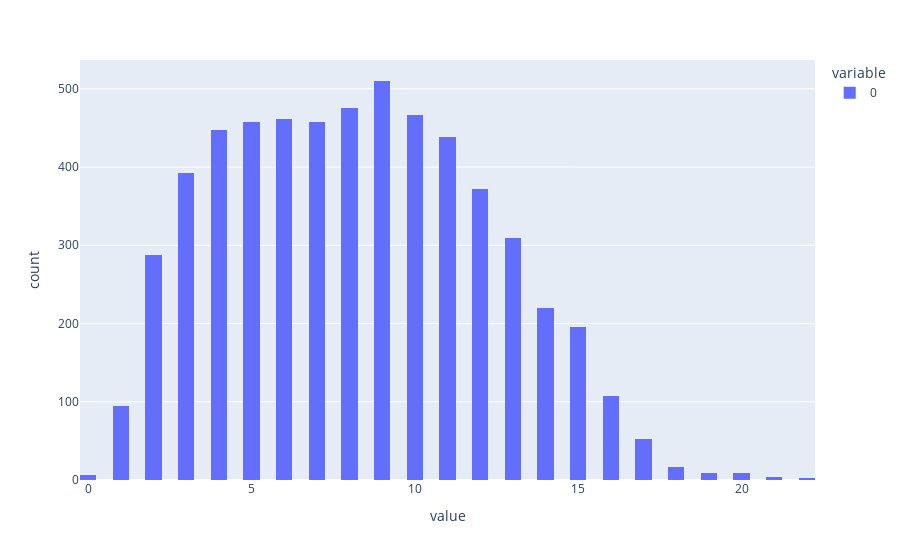

Notebook code cell kept with this figure:
### Code cell
# Plot the distribution for the number of words in a text

fig = px.histogram(tweets_length, nbins = 50)
fig.show()

### Figure 1 — Plotly figure (JSON) as saved in the notebook; plotly's stock layout.template omitted (floating-point values rounded to 4 significant figures; data arrays with more than 128 entries replaced by an {"elided": "..."} marker saying what was removed)
{"data": [{"alignmentgroup": "True", "bingroup": "x", "hovertemplate": "variable=0<br>value=%{x}<br>count=%{y}<extra></extra>", "legendgroup": "0", "marker": {"color": "#636efa", "pattern": {"shape": ""}}, "name": "0", "nbinsx": 50, "offsetgroup": "0", "orientation": "v", "showlegend": true, "type": "histogram", "x": {"elided": "5791 int values"}, "xaxis": "x", "yaxis": "y"}], "layout": {"autosize": true, "barmode": "relative", "legend": {"title": {"text": "variable"}, "tracegroupgap": 0}, "margin": {"t": 60}, "xaxis": {"anchor": "y", "autorange": true, "domain": [0, 1], "range": [-0.25, 22.25], "title": {"text": "value"}, "type": "linear"}, "yaxis": {"anchor": "x", "autorange": true, "domain": [0, 1], "range": [0, 536.8], "title": {"text": "count"}}}}
